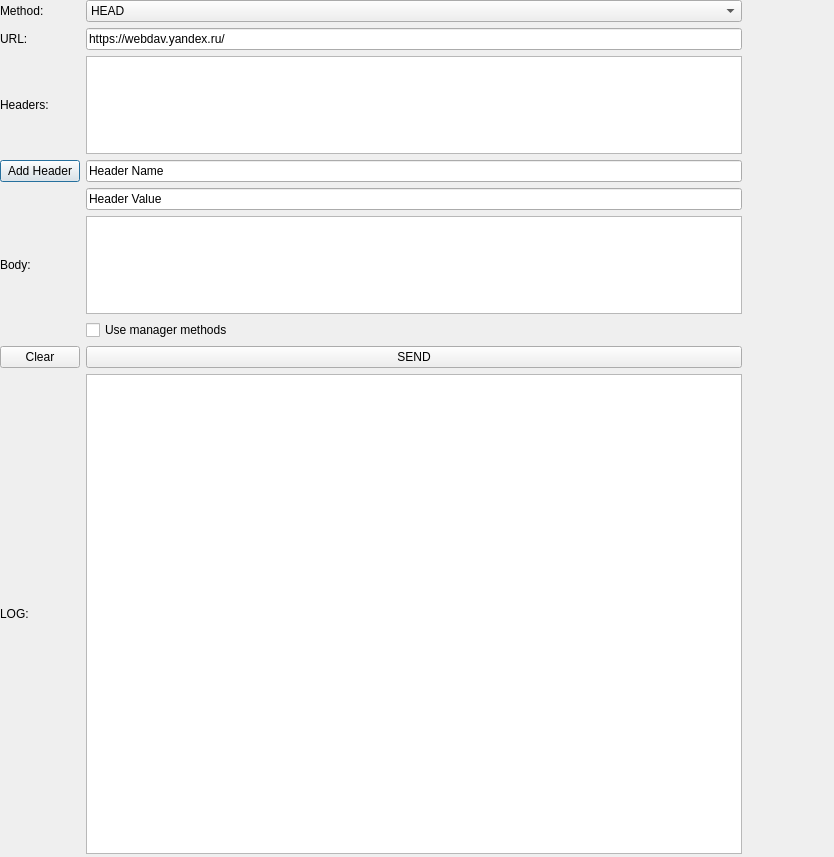
<?xml version="1.0" encoding="UTF-8"?>
<ui version="4.0">
 <class>CustomRequestDialogUI</class>
 <widget class="QDialog" name="CustomRequestDialogUI">
  <property name="geometry">
   <rect>
    <x>0</x>
    <y>0</y>
    <width>834</width>
    <height>857</height>
   </rect>
  </property>
  <property name="windowTitle">
   <string>Dialog</string>
  </property>
  <widget class="QWidget" name="gridLayoutWidget">
   <property name="geometry">
    <rect>
     <x>0</x>
     <y>0</y>
     <width>742</width>
     <height>854</height>
    </rect>
   </property>
   <layout class="QGridLayout" name="gridLayout">
    <item row="2" column="1">
     <widget class="QPlainTextEdit" name="headers">
      <property name="readOnly">
       <bool>true</bool>
      </property>
     </widget>
    </item>
    <item row="8" column="1">
     <widget class="QPlainTextEdit" name="log">
      <property name="minimumSize">
       <size>
        <width>640</width>
        <height>480</height>
       </size>
      </property>
      <property name="readOnly">
       <bool>true</bool>
      </property>
     </widget>
    </item>
    <item row="3" column="1">
     <widget class="QLineEdit" name="newHeaderName">
      <property name="text">
       <string>Header Name</string>
      </property>
     </widget>
    </item>
    <item row="4" column="1">
     <widget class="QLineEdit" name="newHeaderValue">
      <property name="text">
       <string>Header Value</string>
      </property>
     </widget>
    </item>
    <item row="5" column="0">
     <widget class="QLabel" name="label_4">
      <property name="text">
       <string>Body: </string>
      </property>
     </widget>
    </item>
    <item row="1" column="1">
     <widget class="QLineEdit" name="url">
      <property name="text">
       <string>https://webdav.yandex.ru/</string>
      </property>
     </widget>
    </item>
    <item row="5" column="1">
     <widget class="QPlainTextEdit" name="body"/>
    </item>
    <item row="3" column="0">
     <widget class="QPushButton" name="addHeader">
      <property name="text">
       <string>Add Header</string>
      </property>
     </widget>
    </item>
    <item row="8" column="0">
     <widget class="QLabel" name="label_5">
      <property name="text">
       <string>LOG:</string>
      </property>
     </widget>
    </item>
    <item row="7" column="1">
     <widget class="QPushButton" name="send">
      <property name="text">
       <string>SEND</string>
      </property>
     </widget>
    </item>
    <item row="0" column="0">
     <widget class="QLabel" name="label_2">
      <property name="text">
       <string>Method: </string>
      </property>
     </widget>
    </item>
    <item row="2" column="0">
     <widget class="QLabel" name="label_3">
      <property name="text">
       <string>Headers:</string>
      </property>
     </widget>
    </item>
    <item row="0" column="1">
     <widget class="QComboBox" name="method">
      <item>
       <property name="text">
        <string>HEAD</string>
       </property>
      </item>
      <item>
       <property name="text">
        <string>GET</string>
       </property>
      </item>
      <item>
       <property name="text">
        <string>PUT</string>
       </property>
      </item>
      <item>
       <property name="text">
        <string>PROPFIND</string>
       </property>
      </item>
      <item>
       <property name="text">
        <string>PROPPATCH</string>
       </property>
      </item>
      <item>
       <property name="text">
        <string>MKCOL</string>
       </property>
      </item>
      <item>
       <property name="text">
        <string>DELETE</string>
       </property>
      </item>
      <item>
       <property name="text">
        <string>lastModified</string>
       </property>
      </item>
      <item>
       <property name="text">
        <string>remoteMD5FileHash</string>
       </property>
      </item>
      <item>
       <property name="text">
        <string>downloadFile</string>
       </property>
      </item>
      <item>
       <property name="text">
        <string>uploadFile</string>
       </property>
      </item>
      <item>
       <property name="text">
        <string>remove</string>
       </property>
      </item>
      <item>
       <property name="text">
        <string>spaceAvailable</string>
       </property>
      </item>
      <item>
       <property name="text">
        <string>MOVE</string>
       </property>
      </item>
      <item>
       <property name="text">
        <string>POST</string>
       </property>
      </item>
      <item>
       <property name="text">
        <string>TRACE</string>
       </property>
      </item>
      <item>
       <property name="text">
        <string>OPTIONS</string>
       </property>
      </item>
     </widget>
    </item>
    <item row="1" column="0">
     <widget class="QLabel" name="label">
      <property name="text">
       <string>URL: </string>
      </property>
     </widget>
    </item>
    <item row="7" column="0">
     <widget class="QPushButton" name="clear">
      <property name="text">
       <string>Clear</string>
      </property>
     </widget>
    </item>
    <item row="6" column="1">
     <widget class="QCheckBox" name="useManagerMethods">
      <property name="text">
       <string>Use manager methods</string>
      </property>
     </widget>
    </item>
   </layout>
  </widget>
 </widget>
 <resources/>
 <connections/>
</ui>
